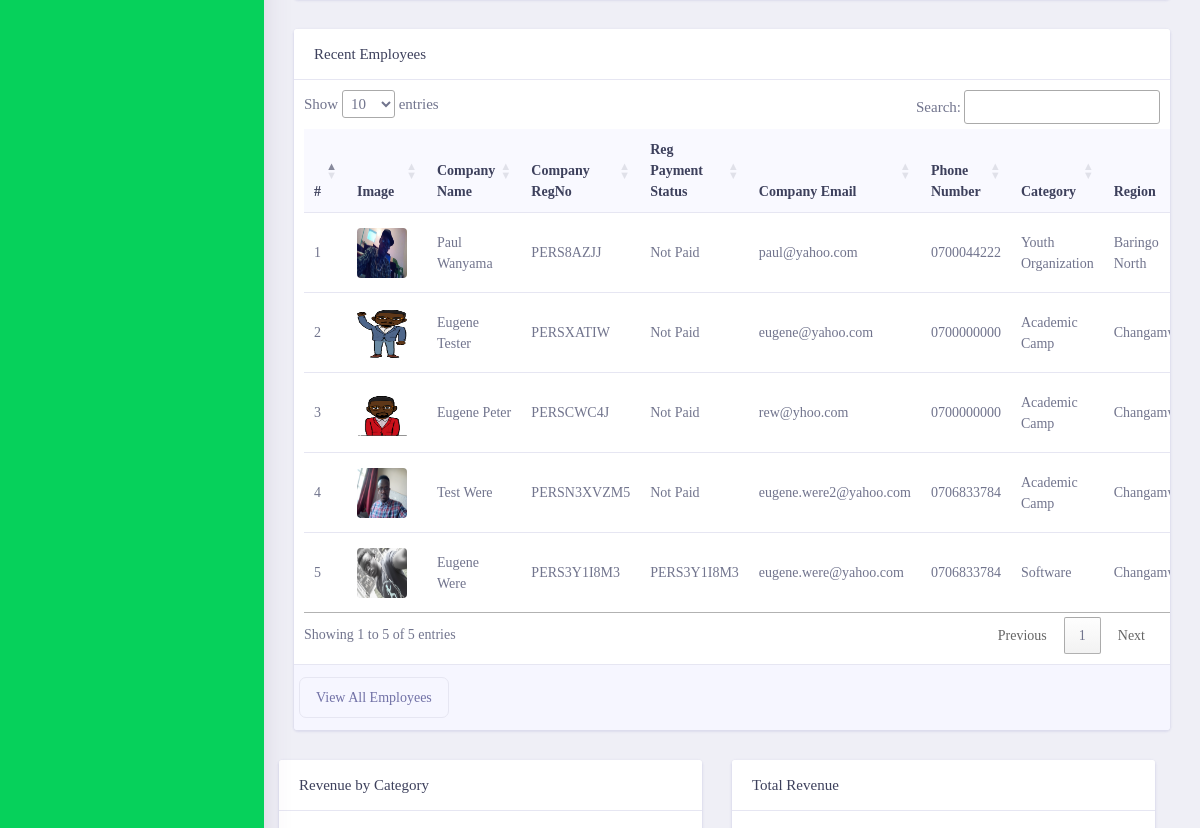
The app's page /lmladmin/ (signed in, middle part), older data.
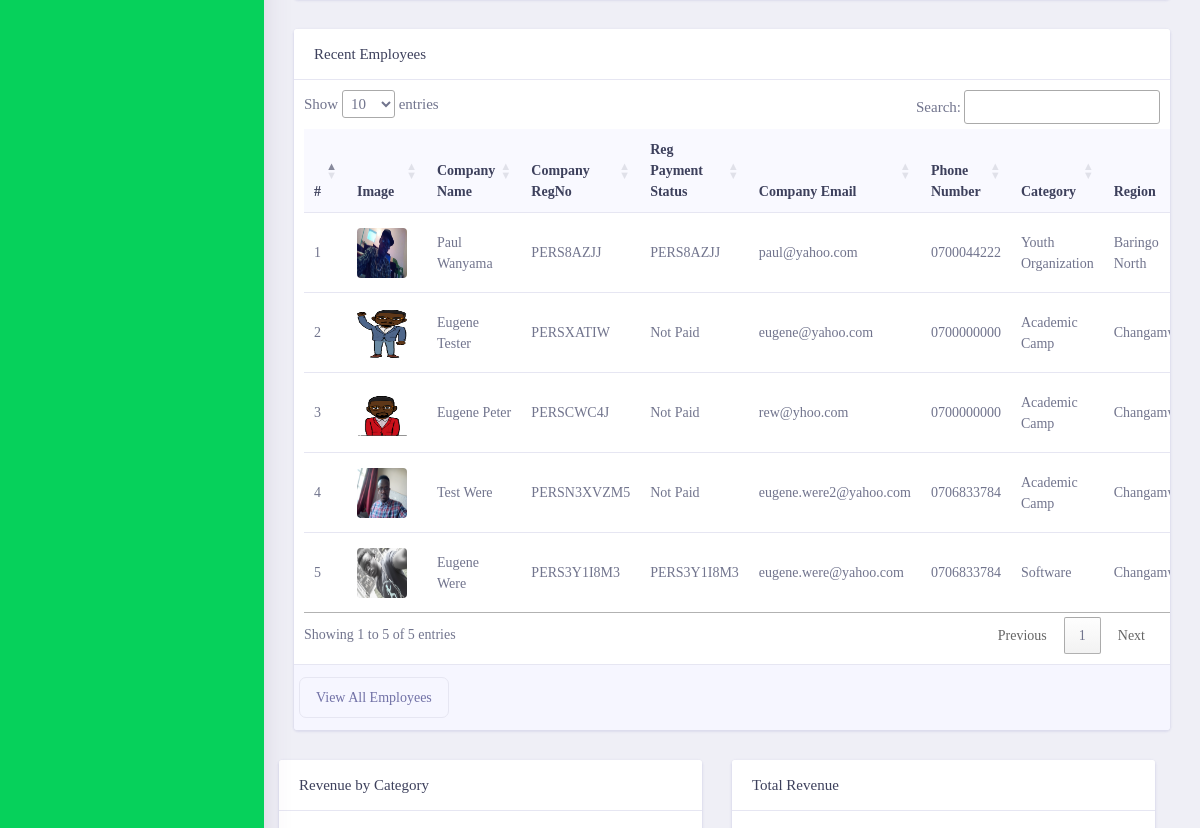
The same page, newer data.
### lmlappadmin/models.py (models this page shows, shortened)
class Customer(get_user_model()):
    profile_image = models.ImageField(max_length=200, upload_to='customerImages', null=True, blank=True)
    regpayment = models.ForeignKey(CustomerPayments, on_delete=models.SET_NULL, null=True)
    country = models.CharField(max_length=100, null=False, blank=False)
    county = models.ForeignKey(County, on_delete=models.SET_NULL, null=True)
    region = models.ForeignKey(Region, on_delete=models.SET_NULL, null=True)
    gender = models.CharField(max_length=100, null=False, blank=False)
    category = models.ForeignKey(Category, on_delete=models.SET_NULL, null=True)
    phone_number = models.CharField(max_length=20, null=False, blank=False)
    date_of_birth = models.DateField(default=datetime.datetime.now)
    landmark = models.CharField(max_length=100, null=True, blank=True)
    huduma_no = models.CharField(max_length=100, null=True, blank=True)
    job_type = models.CharField(max_length=200, null=False, blank=False)
    disability = models.TextField(null=True, blank=True)
    marital_status = models.CharField(max_length=100, null=True, blank=True)
    created_at = models.DateTimeField(auto_now_add=True)
    updated_at = models.DateTimeField(auto_now=True)
    biography = models.TextField()
    PERSONNEL_STATUS = {
        ('NEWBIE', 'Newbie'),
        ('DEACTIVATED', 'Deactivated'),
    }
    status = models.CharField(choices=PERSONNEL_STATUS, default='NEWBIE', max_length=200, null=False, blank=False)
    PAYMENT_STATUS = {
        ('PAID', 'Paid'),
        ('UNPAID', 'UnPaid'),
        ('PARTIAL', 'Partial'),
    }
    pay_status = models.CharField(choices=PAYMENT_STATUS, default='UNPAID', max_length=200, null=False, blank=False)
    RANK_STATUS = {
        ('BASIC', 'Basic'),
        ('PREMIUM', 'Premium'),
        ('ULTIMATE', 'Ultimate'),
    }
    rank_status = models.CharField(choices=RANK_STATUS, default='BASIC', max_length=200, null=False, blank=False)
    DISABILITY_STATUS = [
        ('DISABLED', 'Disabled'),
        ('NOT_DISABLED', 'Not_Disabled')
    ]
    disability_status = models.CharField(choices=DISABILITY_STATUS, default='NOT_DISABLED', max_length=200, null=True,
                                         blank=False)
    class Meta:
        verbose_name = 'Customer'
        verbose_name_plural = 'Customers'
    @property
    def customer_reg_payment_details(self):
        if self.regpayment:
            return self.regpayment
        else:
            return 'Not Paid'
    @property
    def customer_reg_no(self):
        regno = CustomerRegNo.objects.filter(customer=self).first()
        if regno:
            return regno.personel_reg_no
        else:
            return 'NO_REGNO_ON_THIS_GUY'

class CustomerRegNo(models.Model):
    customer = models.ForeignKey(Customer, on_delete=models.CASCADE)
    personel_reg_no = models.CharField(max_length=100, null=False, blank=False, unique=True)
    created_at = models.DateTimeField(auto_now_add=True)
    updated_at = models.DateTimeField(auto_now=True)

class Category(models.Model):
    category = models.CharField(max_length=200, null=False, blank=False)
    c_parent = models.ForeignKey('Category', related_name='job_category', on_delete=models.CASCADE, max_length=200,
                                 null=True, blank=True)
    created_at = models.DateTimeField(auto_now_add=True)
    updated_at = models.DateTimeField(auto_now=True)

class Region(models.Model):
    county_number = models.IntegerField(null=False, blank=False)
    region = models.CharField(max_length=200, null=False, blank=False)
    ward = models.CharField(max_length=200, null=False, blank=False)
    created_at = models.DateTimeField(auto_now_add=True)
    updated_at = models.DateTimeField(auto_now=True)

class CustomerPayments(models.Model):
    pay_method = models.CharField(max_length=200, null=False, blank=False)
    payer_reg_no = models.CharField(max_length=200, null=True, blank=True)
    payer_full_name = models.CharField(max_length=200, null=True, blank=True)
    payer_paying_email = models.CharField(max_length=200, null=True, blank=True)
    business_email_paid = models.CharField(max_length=200, null=True, blank=True)
    country_code = models.CharField(max_length=200, null=True, blank=True)
    amount = models.CharField(max_length=200, null=False, blank=False)
    currency_amount = models.CharField(max_length=200, null=True, blank=True)
    currency_code = models.CharField(max_length=200, null=True, blank=True)
    currency_value = models.CharField(max_length=200, null=True, blank=True)
    pay_recipt_no = models.CharField(max_length=200, null=False, blank=False)
    transaction_recipt_no = models.CharField(max_length=200, null=False, blank=False)
    CUSTOMER_PAYMENT_STATUS = {
        ('UNPAID', 'Unpaid'),
        ('CANCELED', 'Canceled'),
        ('COMPLETED', 'Completed'),
        ('PARTIAL', 'Partial'),
    }
    payment_status = models.CharField(max_length=200, choices=CUSTOMER_PAYMENT_STATUS, default='UNPAYED', null=True, blank=True)
    transaction_status = models.CharField(max_length=200, null=True, blank=True)
    created_at = models.DateTimeField(auto_now_add=True)
    updated_at = models.DateTimeField(auto_now=True)
    def __str__(self):
        return '%s' % (self.payer_reg_no)

### lmlappadmin/views.py (the view)
# urls.py: path('', views.home, name="home"),
@login_required()
def home(request):
    customer_count = Customer.objects.all().count()
    company_count = Company.objects.all().count()
    from datetime import datetime, timedelta
    one_week_ago = datetime.today() - timedelta(days=7)
    two_week_ago = datetime.today() - timedelta(days=14)
    customer_count_this_week = Customer.objects.filter(created_at__gte=one_week_ago).count()
    company_count_this_week = Company.objects.filter(created_at__gte=one_week_ago).count()
    company_count_two_week_ago= Company.objects.filter(created_at__gte=two_week_ago).count()
    customer_count_two_week_ago = Customer.objects.filter(created_at__gte=two_week_ago).count()
    recent_companies = Company.objects.order_by('-created_at')
    recent_employees = Customer.objects.order_by('-created_at')
    commpany_messages_count =  ContactUsCompany.objects.all().count()
    customer_messages_count =  ContactUsEmployee.objects.all().count()
    random_messages = ContactUsHome.objects.all().count()
    context={
        'title': 'Dash',
        'customer_count':customer_count,
        'company_count':company_count,
        'customer_count_this_week':customer_count_this_week,
        'company_count_this_week':company_count_this_week,
        'customer_count_two_week_ago':customer_count_two_week_ago,
        'company_count_two_week_ago':company_count_two_week_ago,
        'recent_companies':recent_companies,
        'recent_employees': recent_employees,
        'commpany_messages_count':commpany_messages_count,
        'customer_messages_count':customer_messages_count,
        'random_messages':random_messages,
    }
    return render(request,'admin/index.html', context)

### lmlapp/templatetags/call_methods.py (called while the page is built)
@register.filter(name='contactushome')
def comments(request):
    contactushome = ContactUsHome.objects.filter(status="UNREAD").order_by("-created_at")
    if contactushome is not None:
        return contactushome
    return False

@register.filter(name='contactushomecount')
def commentscount(request):
    contactushomecount = ContactUsHome.objects.count()
    if contactushomecount > 0:
        return contactushomecount
    return False

### lmlappadmin/models.py (called while the page is built)
    def __str__(self):
        return '%s' % (self.payer_reg_no)

    @property
    def reg_payment_details(self):
        if self.regpayment:
            return self.regpayment
        else:
            return 'Not Paid'

    @property
    def companyregno(self):
        reg_no = CompanyRegNo.objects.filter(company=self).first()
        if reg_no:
            return reg_no.company_reg_no
        return 'N/A'

### lmlappadmin/templates/admin/index.html (shortened to what the changed rows need)
{% extends 'admin/layout.html' %}
{% load static %}
{% load humanize %}
{% block links %}
    <link rel="stylesheet" type="text/css" href="https://cdn.datatables.net/v/bs4/dt-1.10.20/datatables.min.css"/>
{% endblock links %}
{% block content %}
        <div class="dashboard-ecommerce">
            <div class="container-fluid dashboard-content ">
                <div class="ecommerce-widget">
                    <div class="row">
                        <div class="col-xl-12 col-lg-12 col-md-6 col-sm-12 col-12">
                            <div class="card">
                                <div class="card-body p-0">
                                    <div class="table-responsive" style="padding: 10px;">
                                        <table class="table">
                                            <thead class="bg-light">
                                                <tr class="border-0">
                                                     <th class="border-0">#</th>
                                                    <th class="border-0">Image</th>
                                                    <th class="border-0">Company Name</th>
                                                    <th class="border-0">Company RegNo</th>
                                                    <th class="border-0">Reg Payment Status</th>
                                                    <th class="border-0">Company Email</th>
                                                    <th class="border-0">Phone Number</th>
                                                    <th class="border-0">Category</th>
                                                    <th class="border-0">Region</th>
                                                </tr>
                                            </thead>
                                            <tbody>
                                                {% for customer in recent_employees %}
                                                    <tr>
                                                        <td>{{forloop.counter}}</td>
                                                        <td>
                                                            <div class="m-r-10" style="width: 50px; height: 50px; overflow: hidden;">
                                                                <img style="width: 100%; height: 100%;" src="{{customer.profile_image.url}}" alt="user" class="rounded" width="45">
                                                            </div>
                                                        </td>
                                                        <td>{{customer.first_name|title}} {{customer.last_name|title}} </td>
                                                        <td>{{customer.customer_reg_no}}</td>
                                                        <td>{{customer.customer_reg_payment_details}}</td>
                                                        <td><a href="mailto:{{customer.email}}">{{customer.email}}</a></td>
                                                        <td>{{customer.phone_number}}</td>
                                                        <td>{{customer.category.category|title}}</td>
                                                        <td>{{customer.region.region|title}}</td>
                                                    </tr>
                                                {% endfor %}
                                            </tbody>
                                        </table>
                                    </div>
                                </div>
                            </div>
                        </div>
                </div>
            </div>
        </div>
        </div>
{% endblock content %}

Row changes from the older to the newer data that the page shows:
changed Customer "Paul": customer_reg_payment_details "Not Paid" → "PERS8AZJJ"
